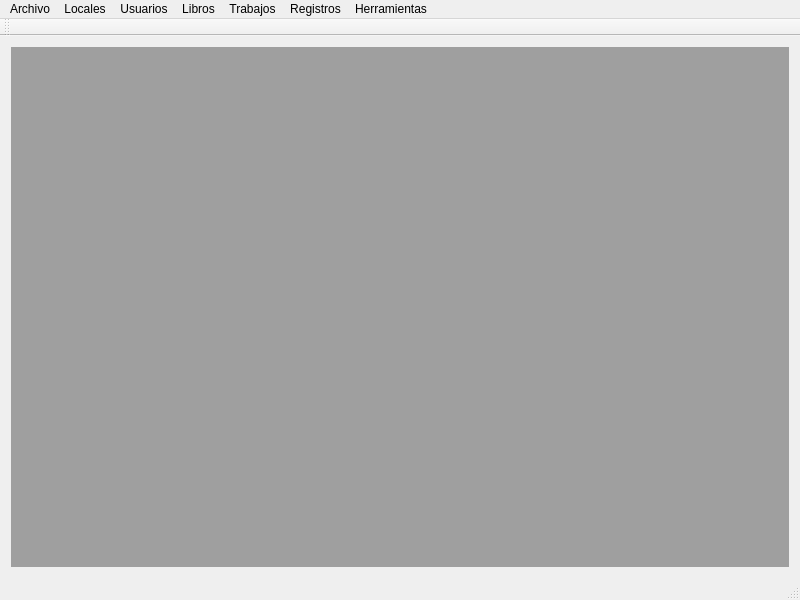
<?xml version="1.0" encoding="UTF-8"?>
<ui version="4.0">
 <class>managerWidget</class>
 <widget class="QMainWindow" name="managerWidget">
  <property name="geometry">
   <rect>
    <x>0</x>
    <y>0</y>
    <width>800</width>
    <height>600</height>
   </rect>
  </property>
  <property name="windowTitle">
   <string>MainWindow</string>
  </property>
  <widget class="QWidget" name="centralWidget">
   <layout class="QVBoxLayout" name="verticalLayout">
    <item>
     <widget class="QMdiArea" name="mdiArea">
      <property name="viewMode">
       <enum>QMdiArea::TabbedView</enum>
      </property>
      <property name="tabShape">
       <enum>QTabWidget::Rounded</enum>
      </property>
     </widget>
    </item>
   </layout>
  </widget>
  <widget class="QMenuBar" name="menuBar">
   <property name="geometry">
    <rect>
     <x>0</x>
     <y>0</y>
     <width>800</width>
     <height>21</height>
    </rect>
   </property>
   <widget class="QMenu" name="menuArchivo">
    <property name="title">
     <string>Archivo</string>
    </property>
    <addaction name="actionOpciones"/>
    <addaction name="actionSalir"/>
   </widget>
   <widget class="QMenu" name="menuLocales">
    <property name="title">
     <string>Locales</string>
    </property>
    <addaction name="actionVer_Locales"/>
    <addaction name="actionAgregar_Locales"/>
   </widget>
   <widget class="QMenu" name="menuUsuarios">
    <property name="title">
     <string>Usuarios</string>
    </property>
    <addaction name="actionVer_Usuarios"/>
    <addaction name="actionAgregar_Usuarios"/>
   </widget>
   <widget class="QMenu" name="menuLibros">
    <property name="title">
     <string>Libros</string>
    </property>
    <addaction name="actionVer_Libros"/>
   </widget>
   <widget class="QMenu" name="menuRegistros">
    <property name="title">
     <string>Registros</string>
    </property>
    <addaction name="actionDe_Empleado"/>
    <addaction name="actionDe_Fuera_de_Serie"/>
   </widget>
   <widget class="QMenu" name="menuHerramientas">
    <property name="title">
     <string>Herramientas</string>
    </property>
    <addaction name="actionCrear_back_up_en_la_nube"/>
    <addaction name="actionManegar_backup_locales"/>
   </widget>
   <widget class="QMenu" name="menuTrabajos">
    <property name="title">
     <string>Trabajos</string>
    </property>
    <addaction name="actionVer_Trabajos"/>
    <addaction name="actionListar_Trabajos_Pendientes"/>
   </widget>
   <addaction name="menuArchivo"/>
   <addaction name="menuLocales"/>
   <addaction name="menuUsuarios"/>
   <addaction name="menuLibros"/>
   <addaction name="menuTrabajos"/>
   <addaction name="menuRegistros"/>
   <addaction name="menuHerramientas"/>
  </widget>
  <widget class="QToolBar" name="mainToolBar">
   <attribute name="toolBarArea">
    <enum>TopToolBarArea</enum>
   </attribute>
   <attribute name="toolBarBreak">
    <bool>false</bool>
   </attribute>
  </widget>
  <widget class="QStatusBar" name="statusBar"/>
  <action name="actionVer_Usuarios">
   <property name="text">
    <string>Ver Usuarios</string>
   </property>
  </action>
  <action name="actionAgregar_Usuarios">
   <property name="text">
    <string>Agregar Usuarios</string>
   </property>
  </action>
  <action name="actionVer_Locales">
   <property name="text">
    <string>Ver Locales</string>
   </property>
  </action>
  <action name="actionAgregar_Locales">
   <property name="text">
    <string>Agregar Locales</string>
   </property>
  </action>
  <action name="actionOpciones">
   <property name="text">
    <string>Opciones</string>
   </property>
  </action>
  <action name="actionSalir">
   <property name="text">
    <string>Salir</string>
   </property>
  </action>
  <action name="actionVer_Libros">
   <property name="text">
    <string>Ver Libros</string>
   </property>
  </action>
  <action name="actionVer_Trabajos">
   <property name="text">
    <string>Ver Trabajos</string>
   </property>
  </action>
  <action name="actionListar_Trabajos_Pendientes">
   <property name="text">
    <string>Listar Trabajos Pendientes</string>
   </property>
  </action>
  <action name="actionDe_Empleado">
   <property name="text">
    <string>de Empleado</string>
   </property>
  </action>
  <action name="actionCrear_back_up_en_la_nube">
   <property name="text">
    <string>Crear back-up en la nube</string>
   </property>
  </action>
  <action name="actionManegar_backup_locales">
   <property name="text">
    <string>Manegar backup locales</string>
   </property>
  </action>
  <action name="actionDe_Fuera_de_Serie">
   <property name="text">
    <string>de Fuera de Serie</string>
   </property>
  </action>
 </widget>
 <layoutdefault spacing="6" margin="11"/>
 <resources/>
 <connections/>
</ui>
